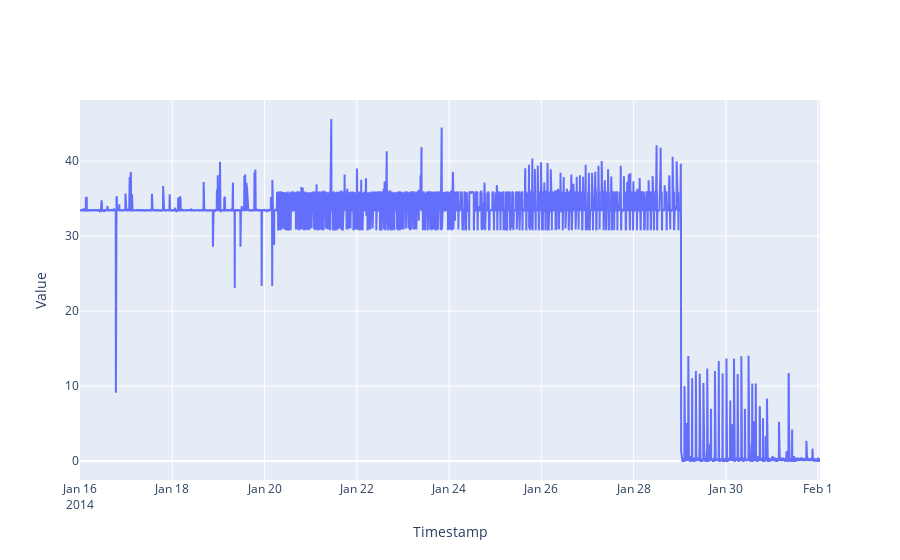

Write notebook code for a chart like this one.
### Code cell
fig = go.Figure()

fig.add_trace(go.Scatter(x=df.index, y=df['value'], mode='lines', name='Value'))

# Update layout
fig.update_layout( xaxis_title='Timestamp', yaxis_title='Value')

# Show plot
fig.show()

### Figure 1 — Plotly figure (JSON) as saved in the notebook; plotly's stock layout.template omitted (floating-point values rounded to 4 significant figures; data arrays with more than 128 entries replaced by an {"elided": "..."} marker saying what was removed)
{"data": [{"mode": "lines", "name": "Value", "type": "scatter", "x": {"elided": "4621 str values"}, "y": {"elided": "4621 float values"}}], "layout": {"xaxis": {"title": {"text": "Timestamp"}}, "yaxis": {"title": {"text": "Value"}}}}
